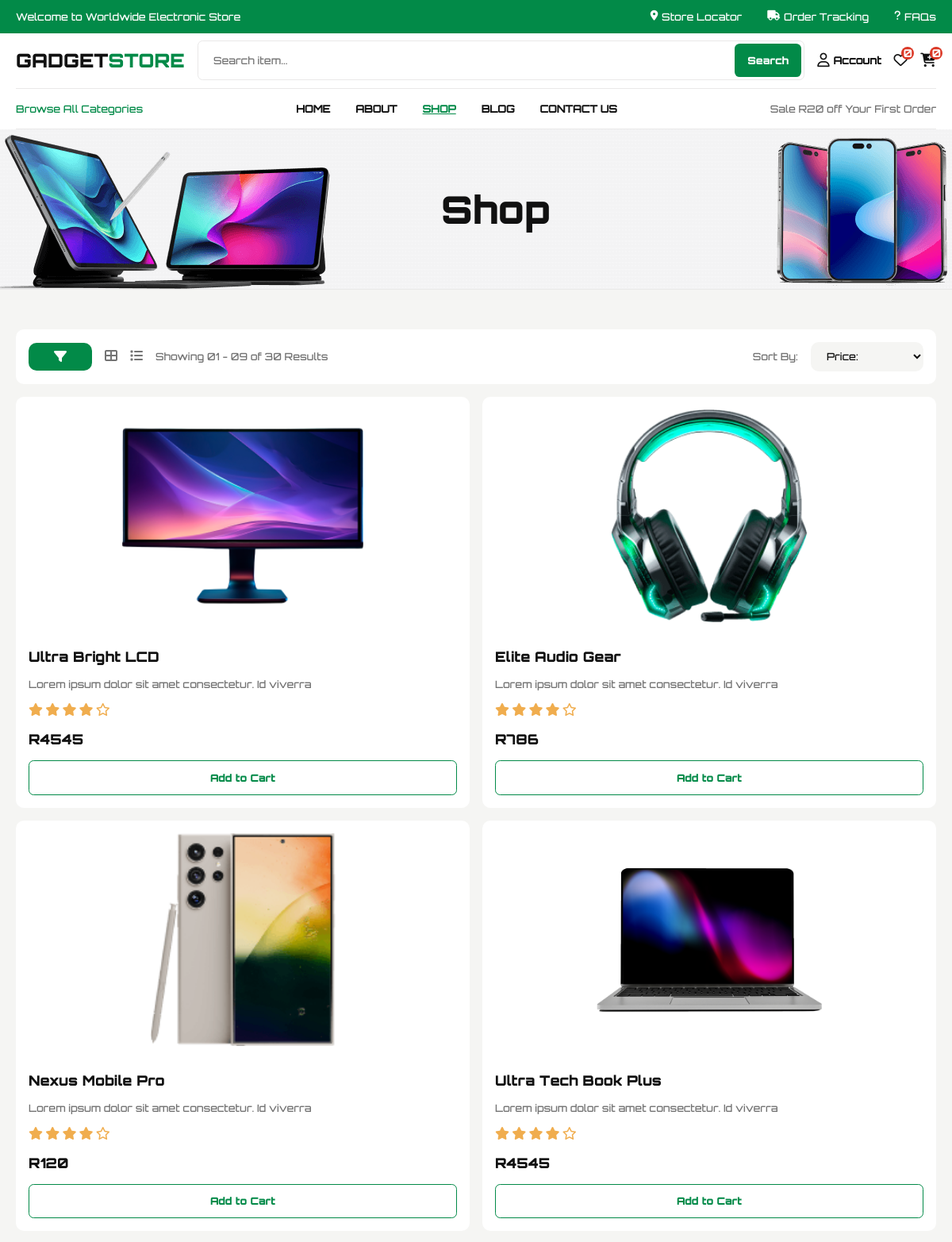
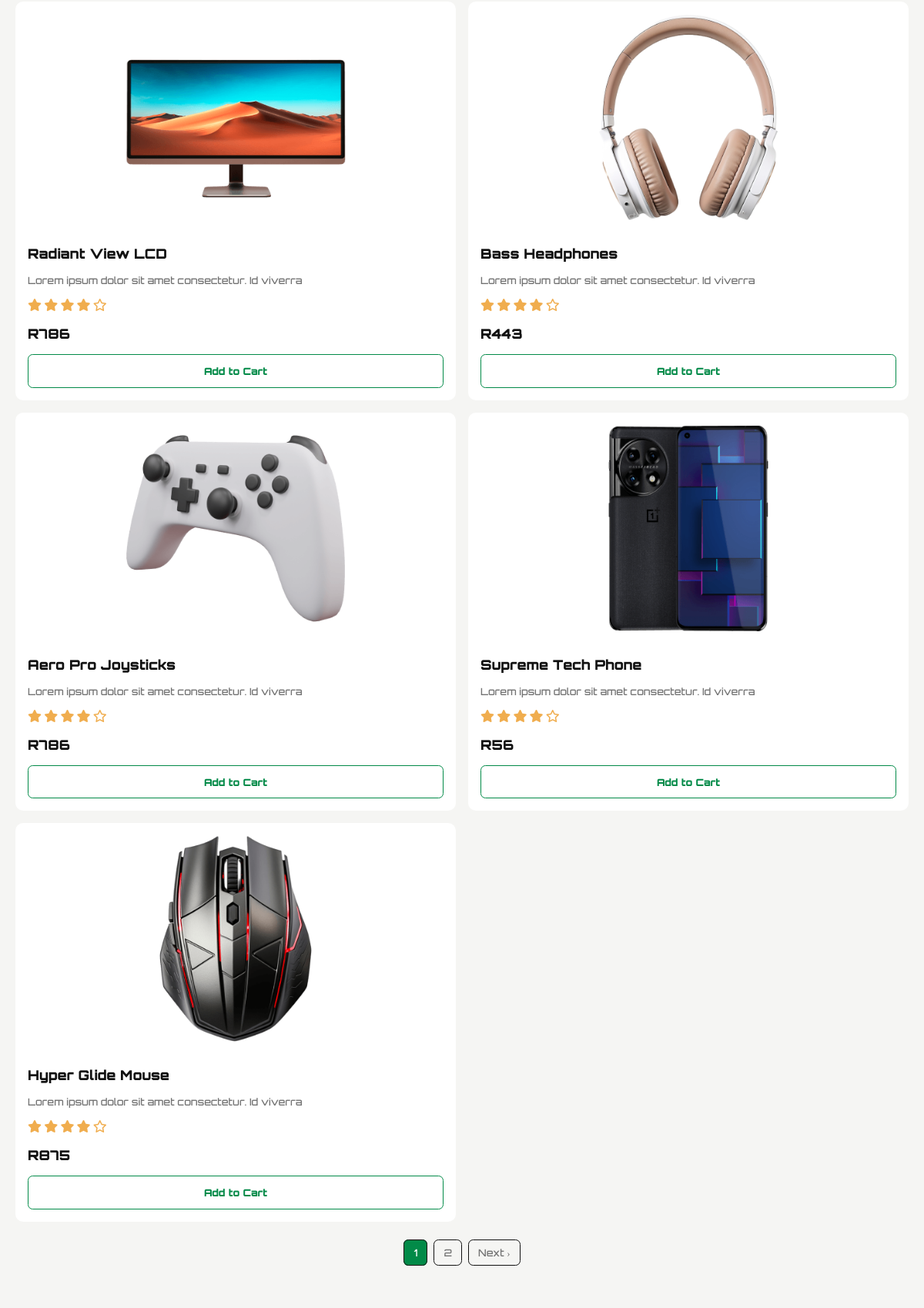
The page /shop.php (upper part) on the database its author committed (2 pictures, top to bottom).
### tables this page shows
CREATE TABLE `products` (
  `id` int(10) NOT NULL,
  `title` varchar(120) NOT NULL,
  `category` varchar(50) NOT NULL,
  `price` varchar(50) NOT NULL,
  `qty` int(10) NOT NULL,
  `photo` varchar(120) NOT NULL,
  `description` varchar(255) NOT NULL,
  `date` datetime(6) NOT NULL DEFAULT current_timestamp(6)
);

### shop.php (the view, shortened to what this page needs)
<!DOCTYPE html>
<html lang="en">
<head>
    <link rel="stylesheet" href="./assets/css/all.css">
    <link rel="stylesheet" href="./assets/css/all.min.css">
    <link rel="stylesheet" href="./assets/css/style.css">
</head>
<body>
    <?php include("./includes/templates/public/header.php") ?>
    <section class="banner">
        <div class="container">
            <div class="content">
                <div class="box b-img-1">
                    <div class="box-img"><img src="./assets/img/banner-image-3.png" alt=""></div>
                </div>
                <div class="box">
                    <h1>Shop</h1>
                </div>
                <div class="box b-img-1">
                    <div class="box-img"><img src="./assets/img/banner-image-1.png" alt=""></div>
                </div>
            </div>
        </div>
    </section>
    <section class="section shop">
        <div class="container">
            <div class="filter">
                <ul class="list">
                    <span><i class="fa-solid fa-filter"></i></span>
                    <li><i class="fa-solid fa-table-cells-large"></i></li>
                    <li><i class="fa-solid fa-list"></i></li>
                    <p>Showing 01 - 09 of 30 Results</p>
                </ul>
                <div class="sort">
                    <p>Sort By:</p>
                    <select name="" id="" class="sort-by">
                        <option value="">Price:</option>
                    </select>
                </div>
            </div>
            <?php
            include("./includes/db.php");
            $itemsPerPage = 9;
            $page        = isset($_GET['page']) && $_GET['page'] > 0
                ? (int) $_GET['page'] : 1;
            $offset      = ($page - 1) * $itemsPerPage;
            $totalRowsRes = mysqli_query($conn, "SELECT COUNT(*) AS total FROM products");
            $totalRows    = (int) mysqli_fetch_assoc($totalRowsRes)['total'];
            $totalPages   = ceil($totalRows / $itemsPerPage);
            $sql     = "SELECT * FROM products ORDER BY id ASC LIMIT $itemsPerPage OFFSET $offset";
            $results = mysqli_query($conn, $sql);
            echo '<div class="wrapper">';
            while ($data = mysqli_fetch_array($results)) { ?>
                <div class="container-box">
                    <div class="card">
                        <div class="box-img">
                            <img src="./<?= $data['photo']; ?>" alt="" class="img-box">
                        </div>
                        <div class="text">
                            <h3><?= $data['title']; ?></h3>
                            <p><?= $data['description']; ?></p>
                            <ul class="ratings">
                                <li><i class="fa-solid fa-star"></i></li>
                                <li><i class="fa-solid fa-star"></i></li>
                                <li><i class="fa-solid fa-star"></i></li>
                                <li><i class="fa-solid fa-star"></i></li>
                                <li><i class="fa-regular fa-star"></i></li>
                            </ul>
                            <h3>R<?= $data['price']; ?></h3>
                            <form action="addToCart.php" class="form" method="post">
                                <div class="buttons">
                                    <input type="submit" value="Add to Cart" name="cart" class="btn">
                                </div>
                            </form>
                        </div>
                    </div>
                </div>
            <?php }
            echo '</div>';
            if ($totalPages > 1): ?>
                <ul class="pagination">
                    <?php
                    $start = max(1, $page - 3);
                    $end   = min($totalPages, $page + 3);
                    for ($i = $start; $i <= $end; $i++):
                    ?>
                        <li class="<?= $i == $page ? 'active' : ''; ?>">
                            <a href="?page=<?= $i; ?>"><?= $i; ?></a>
                        </li>
                    <?php endfor; ?>
                    <?php if ($page < $totalPages): ?>
                        <li><a href="?page=<?= $page + 1; ?>">Next ›</a></li>
                    <?php endif; ?>
                </ul>
            <?php endif; ?>
        </div>
    </section>
   <?php include("./includes/templates/public/footer.php") ?>
</body>
</html>

### assets/css/style.css (style rules this page uses)
* { margin: 0; padding: 0; box-sizing: border-box; scroll-behavior: smooth; text-decoration: none; list-style: none; }
:root { --primary-color: #028a48; --black: #111; --bg-dark: #1f2937; --white: #fff; --color: #737373; --whiteIsh: #f5f5f3; --nav-hover: #374151; --accent: #3b82f6; --gold: #f0ad4e; --red: #db3826; --pink: #9e0ebb; --teal: #029e91; --transitions: all 400ms ease; --box-shadow: 2px 0 5px rgba(0, 0, 0, 0.3); --border-color: #e9e8e8; --border-radius: 0.4rem; --text-p: --text; --heading-h: --heading; --p-fs: 0.8rem; --h3-fs: 1.1rem; --h2-fs: 1.5rem; }
body { background: var(--whiteIsh); }
span { color: var(--primary-color); }
p { color: var(--color); font-size: var(--p-fs); font-family: var(--text-p); }
h1, h2, h3, h4, h5, h6 { color: var(--black); font-family: var(--heading-h); }
h3 { font-weight: 500; font-size: var(--h3-fs); }
.section { padding: 50px 20px; }
.container { width: 1700px; max-width: 100%; margin: 0 auto; position: relative; }
.card { background: var(--white); border-radius: 10px; height: 100%; display: flex; flex-direction: column; align-items: center; position: relative; overflow: hidden; }
.card .box-img { width: 100%; padding: 1rem 1rem; height: 300px; overflow: hidden; }
.card .box-img .img-box { width: 100%; height: 100%; -o-object-fit: contain; object-fit: contain; transition: var(--transitions); }
.card .text { display: flex; flex-direction: column; gap: 1rem; padding: 1rem 1rem; flex: 1 1 auto; width: 100%; }
.card .text ul { display: flex; align-items: center; gap: 0.2rem; }
.card .text ul li { color: var(--gold); }
.card .text .form { margin: auto; width: 100%; }
.card .text .form .buttons .btn { color: var(--primary-color); width: 100%; background: transparent; border: 1px solid var(--primary-color); }
.pagination { display: flex; gap: 0.5rem; font-size: var(--p-fs); font-family: var(--text-p); margin: 2rem 0; margin-bottom: 1rem; list-style: none; justify-content: center; }
.pagination li a { border: 1px solid var(--black); border-radius: var(--border-radius); font-size: var(--p-fs); color: var(--color); padding: 0.5rem 0.75rem; }
.pagination li.active a { background: var(--primary-color); color: var(--white); border-color: var(--black); cursor: default; pointer-events: none; }
.buttons { display: flex; gap: 0.5rem; }
.buttons .btn { position: relative; display: inline-block; padding: 0.8rem 1rem; border-radius: var(--border-radius); border: none; text-decoration: none; background: var(--primary-color); color: white; font-size: var(--p-fs); font-family: var(--heading-h); outline: none; cursor: pointer; transition: background-color 0.2s ease, box-shadow 0.2s ease; }
.banner { background: url(../img/title-banner.png) no-repeat center/cover; border-bottom: 1px solid var(--border-color); }
.banner .container .content { display: flex; align-items: center; justify-content: space-between; gap: 1rem; }
.banner .container .content .box { flex: 1 1 20rem; align-self: normal; display: flex; align-items: center; justify-content: center; }
.banner .container .content .box:nth-child(1) { align-items: flex-start; }
.banner .container .content .box:nth-child(1) .box-img { display: flex; justify-content: flex-start; width: 100%; }
.banner .container .content .box:nth-child(3) { align-items: flex-end; }
.banner .container .content .box:nth-child(3) .box-img { display: flex; justify-content: flex-end; width: 100%; }
.banner .container .content .box h1 { font-size: 3rem; }
.shop .container .filter { padding: 1rem 1rem; background: var(--white); border-radius: 10px; display: flex; align-items: center; justify-content: space-between; gap: 1rem; margin-bottom: 1rem; }
.shop .container .filter .list { display: flex; align-items: center; justify-content: center; gap: 1rem; }
.shop .container .filter .list span { padding: 0.6rem 2rem; background: var(--primary-color); color: var(--white); border-radius: 10px; cursor: pointer; display: flex; align-items: center; justify-content: center; }
.shop .container .filter .list li { color: var(--color); }
.shop .container .filter .sort { display: flex; align-items: center; gap: 1rem; }
.shop .container .filter .sort .sort-by { padding: 0.6rem 1rem; color: var(--black); font-size: var(--p-fs); font-family: var(--text-p); outline: none; border: none; background: var(--whiteIsh); border-radius: 10px; }
.shop .container .wrapper { display: grid; grid-template-columns: repeat(auto-fit, minmax(500px, 1fr)); gap: 1rem; }

### rows shown on the page
products: photo (picture), title "Ultra Bright LCD", description "Lorem ipsum dolor sit amet consectetur. Id viverra", price "4545"
products: photo (picture), title "Elite Audio Gear", description "Lorem ipsum dolor sit amet consectetur. Id viverra", price "786"
products: photo (picture), title "Nexus Mobile Pro", description "Lorem ipsum dolor sit amet consectetur. Id viverra", price "120"
products: photo (picture), title "Ultra Tech Book Plus", description "Lorem ipsum dolor sit amet consectetur. Id viverra", price "4545"
products: photo (picture), title "Radiant View LCD", description "Lorem ipsum dolor sit amet consectetur. Id viverra", price "786"
products: photo (picture), title "Bass Headphones", description "Lorem ipsum dolor sit amet consectetur. Id viverra", price "443"
products: photo (picture), title "Aero Pro Joysticks", description "Lorem ipsum dolor sit amet consectetur. Id viverra", price "786"
products: photo (picture), title "Supreme Tech Phone", description "Lorem ipsum dolor sit amet consectetur. Id viverra", price "56"
products: photo (picture), title "Hyper Glide Mouse", description "Lorem ipsum dolor sit amet consectetur. Id viverra", price "875"

### other values the page prints
getWishlistCount() "0"
getCartCount() "0"
